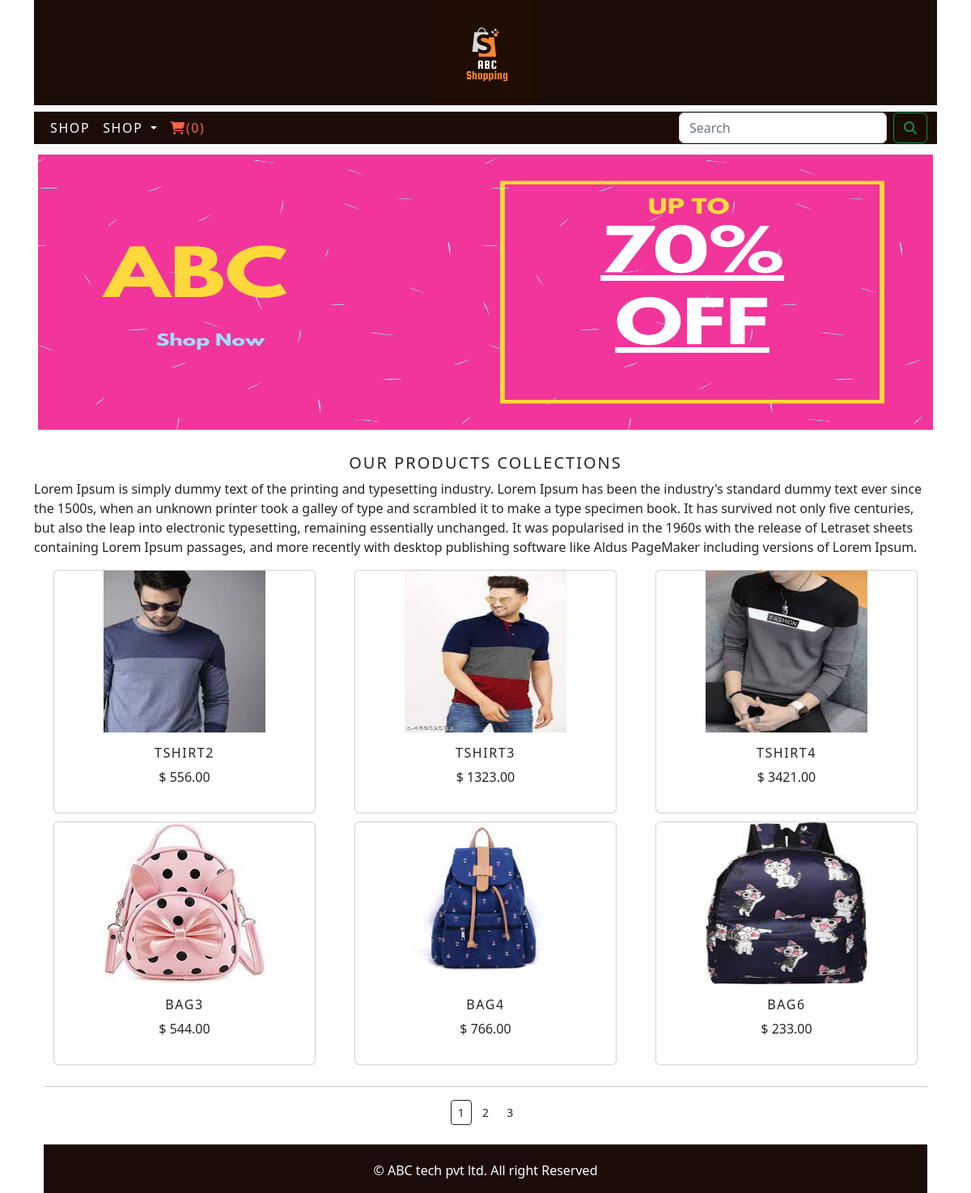
The app's page /shop/ with its own data.
### shop/models.py (models this page shows, shortened)
class Product(models.Model):
    name = models.CharField(max_length=250, unique=True)
    slug = models.SlugField(max_length=250, unique=True)
    description = models.TextField(blank=True)
    price = models.DecimalField(max_digits=10, decimal_places=2)
    category = models.ForeignKey(Category, on_delete=models.CASCADE)
    image = models.ImageField(upload_to='product', blank=True)
    stock = models.IntegerField()
    available = models.BooleanField(default=True)
    created = models.DateField(auto_now_add=True)
    updated = models.DateField(auto_now=True)
    class Meta:
        ordering = ('name',)
        verbose_name = 'product'
        verbose_name_plural = 'products'
    def get_url(self):
        return reverse('shop:proCatDetail', args=[self.category.slug, self.slug])

### shop/views.py (the view)
# urls.py: path('', views.allProdCat, name="allProdCat"),
def allProdCat(request, c_slug=None):
    c_page = None
    products_list = None
    if c_slug!=None:
        c_page = get_object_or_404(Category, slug=c_slug)
        products_list = Product.objects.all().filter(category=c_page, available=True)
    else:
        products_list = Product.objects.all().filter(available=True)
    paginator = Paginator(products_list, 6)
    try:
        page = int(request.GET.get('page','1'))
    except:
        page = 1
    try:
        products = paginator.page(page)
    except (EmptyPage, InvalidPage):
        products = paginator.page(paginator.num_pages)
    return render(request,"category.html", {'category':c_page, 'products':products})

### cart/context_processors.py (called while the page is built)
def counter(request):
    item_count=0
    if 'admin' in request.path:
        return {}
    else:
        try:
            cart=Cart.objects.filter(cart_id=_cart_id(request))
            cart_items=CartItem.objects.all().filter(cart=cart[:1])
            for cart_item in cart_items:
                item_count += cart_item.quantity
        except Cart.DoesNotExist:
            item_count = 0
        return dict(item_count=item_count)

### cart/views.py (called while the page is built)
def _cart_id(request):
    cart = request.session.session_key
    if not cart:
        cart = request.session.create()
    return cart

### shop/context_processors.py (called while the page is built)
def menu_links(request):
    links = Category.objects.all()
    return dict(links=links)

### shop/models.py (called while the page is built)
    def get_url(self):
        return reverse('shop:products_by_category', args=[self.slug])

### templates/category.html (shortened to what this page needs)
{% extends 'base.html' %}
{% load static %}
{% block content %}
<div class="mx_auto">
  {% if category %}
      <img class="my_image" src="{{category.image.url}}" alt="{{category.name}}">
</div>
<br>
<div>
     <h1 class="text-center my_title">{{category.name}}</h1>
     <p class="text-justify">{{category.description}}</p>
</div>
  {% else %}
<div>
  <img class="my_image my_image_padding" src="{% static 'img/banner.png' %}" alt="our products" width="1115px"; height="300px;">
</div>
<br>
<div>
  <h1 class="text-center my_title">Our Products Collections</h1>
  <p class="text-justify">Lorem Ipsum is simply dummy text of the printing and typesetting industry. Lorem Ipsum has been the industry's standard dummy text ever since the 1500s, when an unknown printer took a galley of type and scrambled it to make a type specimen book. It has survived not only five centuries, but also the leap into electronic typesetting, remaining essentially unchanged. It was popularised in the 1960s with the release of Letraset sheets containing Lorem Ipsum passages, and more recently with desktop publishing software like Aldus PageMaker including versions of Lorem Ipsum.</p>
</div>
  {% endif %}
<div class="container">
  <div class="row mx_auto">
    {% for product in products.object_list %}
    <div class="my_bottom_margin col-9 col-sm-12 col-md-4 xol-lg-4">
      <div class="container">
        <div class="card text-center" style="min-width:18rem;">
        <a href="{{product.get_url}}"><img clas="card-img-top my_image" style="width:200px; height:200px" src="{{product.image.url}}" alt="{{product.name}}"></a>
          <div class="card-body">
          <h4>{{product.name}}</h4>
          <p>$ {{product.price}}</p>
      </div>
        </div>
      </div>
    </div>
    {% endfor %}
  </div>
  <div class="mx_auto">
    {% if products.paginator.num_pages > 1 %}
     <hr>
    <div class="text-center">
      {% for pg in products.paginator.page_range %}
        <a href="?page={{pg}}" class="btn btm-light btn-sm {% if products.number == pg %} active {% endif %}">{{pg}}</a>
      {% endfor %}
    </div>
  {% endif %}
  </div>
  <br>
</div>
{% endblock %}

### templates/base.html (shortened to what this page needs)
{% load static %}
<!DOCTYPE html>
<html lang="en">
<head>
    <link rel="stylesheet" href="{% static 'css/custom.css' %}">
        <link href="{% static 'css/bootstrap.min.css' %}" rel="stylesheet">
</head>
<body>
<div class="container">
    {% include 'header.html' %}
    {% include 'navbar.html' %}
    {% block content %}
    {% endblock %}
</div>
    {% include 'footer.html' %}
</body>
</html>

### templates/header.html
{% load static %}
<header  style="background-color: #1b0c07;">
  <center>
    <a href="{% url 'shop:allProdCat' %}"></a><img src="{% static 'img/logo.png' %}" alt="logimage" width="130px;" height="130px;">
  </center>
</header>

### templates/navbar.html (shortened to what this page needs)
<nav class="navbar navbar-expand-lg bg-light">
  <div class="container-fluid"  style="background-color: #1b0c07;" >
    <div class="collapse navbar-collapse" id="navbarSupportedContent">
      <ul class="navbar-nav me-auto mb-2 mb-lg-0">
        <li class="nav-item">
          <a class="nav-link" href="#" style="color:white;">Shop</a>
        </li>
        <li class="nav-item dropdown {% if 'shop' in request.path %}active{% endif %}">
          <a class="nav-link dropdown-toggle" href="#" role="button" data-bs-toggle="dropdown" aria-expanded="false" style="color:white;">
            Shop
          </a>
        </li>
        {% if item_count >= 0 %}
        <li class="nav-item">
          <a class="nav-link" href="{% url 'cart:cart_detail' %}" style="color:Tomato;"><i class="fa fa-shopping-cart"></i>({{item_count}})</a>
        </li>
        {% endif %}
      </ul>
      <form class="d-flex" role="search" action="{% url 'search_app:SearchResult' %}" method="get">
        <input class="form-control me-2" type="search" placeholder="Search" aria-label="Search" name="q">
        <button class="btn btn-outline-success" type="submit" style="colo:Tomato;"><i class="fa fa-search"></i></button>
      </form>
    </div>
  </div>
</nav>

### templates/footer.html
<div class="container">
<div class="footer navbar-fixed-bottom my_footer"  style="background-color: #1b0c07;">
      <p class="text-center">&copy; ABC tech pvt ltd. All right Reserved</p>
  </div>
</div>

### static/css/custom.css (style rules this page uses)
body { font-family: 'Roboto Slab', serif; }
.nav-item { letter-spacing : .1em; font-size : 16px; text-transform : uppercase; color : white; }
.my_footer { background-color : #f8f9fa; height :60px; }
.my_footer p { padding-top : 20px; font-size : 16px; color: white; }
.my_image { width : 100%; height : 350px; }
.my_title { font-size : 20px; text-transform : uppercase; letter-spacing : .1em; }
.my_image_padding { padding : 5px; }
.my_bottom_margin { margin-bottom : 10px; }
.card-body h4 { font-size : 16px; text-transform : uppercase; letter-spacing : .1em; }

### records on screen
Product: image (picture), name "TSHIRT2", price "556.00"
Product: image (picture), name "TSHIRT3", price "1323.00"
Product: image (picture), name "TSHIRT4", price "3421.00"
Product: image (picture), name "BAG3", price "544.00"
Product: image (picture), name "BAG4", price "766.00"
Product: image (picture), name "BAG6", price "233.00"

### other values on screen
{{ item_count }} "0"
{{ pg }} "1" "2" "3"
